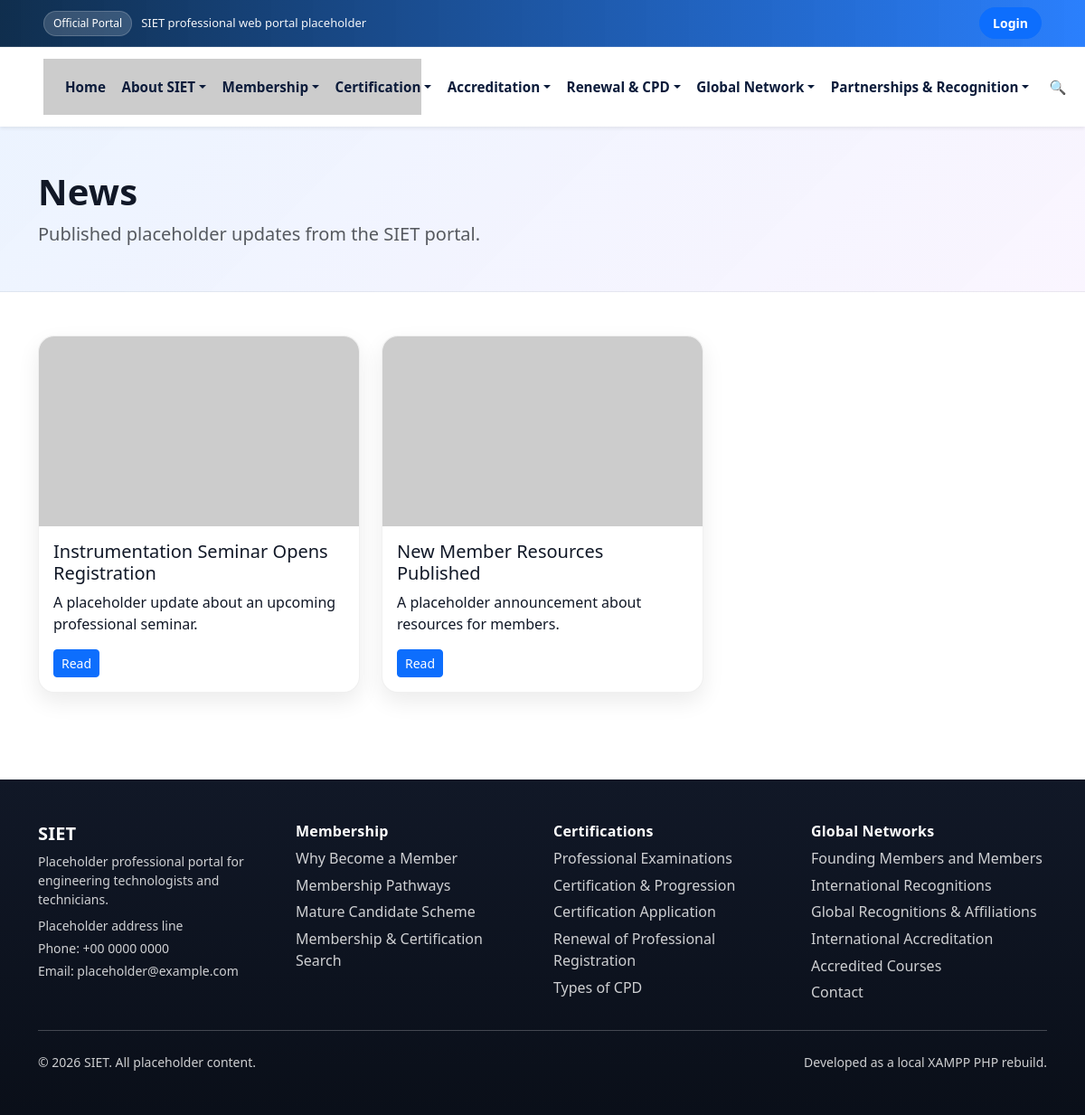
Page /news.php on the committed database.
### tables this page shows
CREATE TABLE news (
  id INT AUTO_INCREMENT PRIMARY KEY,
  title VARCHAR(255) NOT NULL,
  slug VARCHAR(255) UNIQUE NOT NULL,
  content LONGTEXT,
  excerpt TEXT,
  image VARCHAR(255),
  status ENUM('published','draft') DEFAULT 'draft',
  created_by INT,
  created_at TIMESTAMP DEFAULT CURRENT_TIMESTAMP,
  FOREIGN KEY (created_by) REFERENCES users(id) ON DELETE SET NULL
);

### news.php (the view, shortened to what this page needs)
<?php
require_once __DIR__ . '/includes/header.php';
$pager = paginate($pdo, 'news', "status = 'published'", [], 6);
$stmt = $pdo->prepare("SELECT * FROM news WHERE status = 'published' ORDER BY created_at DESC LIMIT {$pager['perPage']} OFFSET {$pager['offset']}");
$stmt->execute();
$items = $stmt->fetchAll();
?>
<div class="container py-5">
  <div class="row g-4">
    <?php foreach ($items as $item): ?>
      <div class="col-md-6 col-lg-4"><div class="card h-100">
        <img src="<?= e(media_url($item['image']) ?: 'https://placehold.co/400x300?text=News') ?>" class="card-img-top" alt="">
        <div class="card-body"><h5><?= e($item['title']) ?></h5><p><?= e($item['excerpt']) ?></p><a href="<?= SITE_URL ?>/news-detail.php?slug=<?= e($item['slug']) ?>" class="btn btn-sm btn-primary">Read</a></div>
      </div></div>
    <?php endforeach; ?>
  </div>
</div>
<?php require_once __DIR__ . '/includes/footer.php'; ?>

### assets/css/custom.css (style rules this page uses)
:root { --primary-color: #0d6efd; --secondary-color: #06b6d4; --accent-color: #a855f7; --text-dark: #111827; --text-muted: #6b7280; --background-soft: #f8fafc; --font-family: "Segoe UI", system-ui, -apple-system, Arial, sans-serif; --navbar-bg: #ffffff; --footer-bg: linear-gradient(180deg, rgba(17,24,39,1) 0%, rgba(10,15,25,1) 100%); --topbar-bg: linear-gradient(90deg, rgba(11,42,74,.98), rgba(13,110,253,.88)); --card-shadow: 0 10px 25px rgba(0,0,0,.08); --card-border: 1px solid rgba(0,0,0,.06); --border-radius: 18px; --pill-radius: 999px; --s-color: #2563eb; --i-color: #16a34a; --e-color: #f97316; --t-color: #a855f7; --bs-primary: #0d6efd; --bs-primary-rgb: 13,110,253; --bs-body-font-family: var(--font-family); --bs-body-color: var(--text-dark); --bs-link-color: var(--primary-color); --bs-link-hover-color: #0b5ed7; }
body { background: #ffffff; color: var(--text-dark); font-family: var(--font-family); }
.smooth-scroll { scroll-behavior: smooth; }
.lead-card, .contact-card, .card, .stat-card, .value-card, .about-card, .about-side__card { background: #fff; border: var(--card-border); border-radius: var(--border-radius); box-shadow: var(--card-shadow); }
.card, .stat-card { overflow: hidden; }
.card-img-top { height: 210px; object-fit: cover; }
.btn-primary { --bs-btn-bg: var(--primary-color); --bs-btn-border-color: var(--primary-color); --bs-btn-hover-bg: #0b5ed7; --bs-btn-hover-border-color: #0b5ed7; }

### rows in the picture
news: title "Instrumentation Seminar Opens Registration", excerpt "A placeholder update about an upcoming professional seminar."
news: title "New Member Resources Published", excerpt "A placeholder announcement about resources for members."

### other values in the picture
$heroTitle "News"
$heroSubtitle "Published placeholder updates from the SIET portal."
SITE_NAME "SIET"
